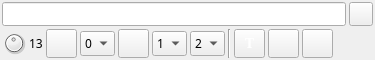
<?xml version="1.0" encoding="UTF-8"?>
<ui version="4.0">
 <class>CWKeyerGUI</class>
 <widget class="QWidget" name="CWKeyerGUI">
  <property name="geometry">
   <rect>
    <x>0</x>
    <y>0</y>
    <width>375</width>
    <height>60</height>
   </rect>
  </property>
  <property name="font">
   <font>
    <family>Sans Serif</family>
    <pointsize>8</pointsize>
   </font>
  </property>
  <property name="windowTitle">
   <string>CW Keyer</string>
  </property>
  <layout class="QGridLayout" name="gridLayout" columnstretch="1,0,0">
   <property name="margin">
    <number>2</number>
   </property>
   <property name="spacing">
    <number>3</number>
   </property>
   <item row="3" column="0" colspan="3">
    <layout class="QHBoxLayout" name="controlBtns">
     <property name="spacing">
      <number>3</number>
     </property>
     <item>
      <widget class="QDial" name="cwSpeed">
       <property name="maximumSize">
        <size>
         <width>24</width>
         <height>24</height>
        </size>
       </property>
       <property name="toolTip">
        <string>CW speed (WPM)</string>
       </property>
       <property name="minimum">
        <number>1</number>
       </property>
       <property name="maximum">
        <number>26</number>
       </property>
       <property name="pageStep">
        <number>1</number>
       </property>
       <property name="value">
        <number>13</number>
       </property>
      </widget>
     </item>
     <item>
      <widget class="QLabel" name="cwSpeedText">
       <property name="font">
        <font>
         <pointsize>9</pointsize>
        </font>
       </property>
       <property name="toolTip">
        <string>CW speed display (WPM)</string>
       </property>
       <property name="text">
        <string>13</string>
       </property>
      </widget>
     </item>
     <item>
      <widget class="ButtonSwitch" name="morseKey">
       <property name="sizePolicy">
        <sizepolicy hsizetype="MinimumExpanding" vsizetype="MinimumExpanding">
         <horstretch>0</horstretch>
         <verstretch>0</verstretch>
        </sizepolicy>
       </property>
       <property name="minimumSize">
        <size>
         <width>24</width>
         <height>24</height>
        </size>
       </property>
       <property name="toolTip">
        <string>Morse key</string>
       </property>
       <property name="icon">
        <iconset resource="../resources/res.qrc">
         <normaloff>:/morsekey.png</normaloff>:/morsekey.png</iconset>
       </property>
       <property name="iconSize">
        <size>
         <width>16</width>
         <height>16</height>
        </size>
       </property>
       <property name="checkable">
        <bool>true</bool>
       </property>
      </widget>
     </item>
     <item>
      <widget class="QComboBox" name="morseKeyAssign">
       <property name="sizePolicy">
        <sizepolicy hsizetype="Maximum" vsizetype="Fixed">
         <horstretch>0</horstretch>
         <verstretch>0</verstretch>
        </sizepolicy>
       </property>
       <property name="minimumSize">
        <size>
         <width>0</width>
         <height>0</height>
        </size>
       </property>
       <property name="maximumSize">
        <size>
         <width>35</width>
         <height>16777215</height>
        </size>
       </property>
       <property name="font">
        <font>
         <pointsize>9</pointsize>
        </font>
       </property>
       <property name="toolTip">
        <string>Morse key assignment</string>
       </property>
       <item>
        <property name="text">
         <string>0</string>
        </property>
       </item>
       <item>
        <property name="text">
         <string>1</string>
        </property>
       </item>
       <item>
        <property name="text">
         <string>2</string>
        </property>
       </item>
       <item>
        <property name="text">
         <string>3</string>
        </property>
       </item>
       <item>
        <property name="text">
         <string>4</string>
        </property>
       </item>
       <item>
        <property name="text">
         <string>5</string>
        </property>
       </item>
       <item>
        <property name="text">
         <string>6</string>
        </property>
       </item>
       <item>
        <property name="text">
         <string>7</string>
        </property>
       </item>
       <item>
        <property name="text">
         <string>8</string>
        </property>
       </item>
       <item>
        <property name="text">
         <string>9</string>
        </property>
       </item>
      </widget>
     </item>
     <item>
      <widget class="ButtonSwitch" name="iambicKey">
       <property name="sizePolicy">
        <sizepolicy hsizetype="MinimumExpanding" vsizetype="MinimumExpanding">
         <horstretch>0</horstretch>
         <verstretch>0</verstretch>
        </sizepolicy>
       </property>
       <property name="minimumSize">
        <size>
         <width>24</width>
         <height>24</height>
        </size>
       </property>
       <property name="toolTip">
        <string>Iambic key</string>
       </property>
       <property name="icon">
        <iconset resource="../resources/res.qrc">
         <normaloff>:/iambickey.png</normaloff>:/iambickey.png</iconset>
       </property>
       <property name="iconSize">
        <size>
         <width>16</width>
         <height>16</height>
        </size>
       </property>
       <property name="checkable">
        <bool>true</bool>
       </property>
      </widget>
     </item>
     <item>
      <widget class="QComboBox" name="iambicKeyDotAssign">
       <property name="sizePolicy">
        <sizepolicy hsizetype="Maximum" vsizetype="Fixed">
         <horstretch>0</horstretch>
         <verstretch>0</verstretch>
        </sizepolicy>
       </property>
       <property name="maximumSize">
        <size>
         <width>35</width>
         <height>16777215</height>
        </size>
       </property>
       <property name="font">
        <font>
         <pointsize>9</pointsize>
        </font>
       </property>
       <property name="toolTip">
        <string>Iambic key dot assignment</string>
       </property>
       <property name="currentIndex">
        <number>1</number>
       </property>
       <item>
        <property name="text">
         <string>0</string>
        </property>
       </item>
       <item>
        <property name="text">
         <string>1</string>
        </property>
       </item>
       <item>
        <property name="text">
         <string>2</string>
        </property>
       </item>
       <item>
        <property name="text">
         <string>3</string>
        </property>
       </item>
       <item>
        <property name="text">
         <string>4</string>
        </property>
       </item>
       <item>
        <property name="text">
         <string>5</string>
        </property>
       </item>
       <item>
        <property name="text">
         <string>6</string>
        </property>
       </item>
       <item>
        <property name="text">
         <string>7</string>
        </property>
       </item>
       <item>
        <property name="text">
         <string>8</string>
        </property>
       </item>
       <item>
        <property name="text">
         <string>9</string>
        </property>
       </item>
      </widget>
     </item>
     <item>
      <widget class="QComboBox" name="iambicKeyDashAssign">
       <property name="sizePolicy">
        <sizepolicy hsizetype="Maximum" vsizetype="Fixed">
         <horstretch>0</horstretch>
         <verstretch>0</verstretch>
        </sizepolicy>
       </property>
       <property name="maximumSize">
        <size>
         <width>35</width>
         <height>16777215</height>
        </size>
       </property>
       <property name="font">
        <font>
         <pointsize>9</pointsize>
        </font>
       </property>
       <property name="toolTip">
        <string>Iambic key dash assignment</string>
       </property>
       <property name="currentIndex">
        <number>2</number>
       </property>
       <item>
        <property name="text">
         <string>0</string>
        </property>
       </item>
       <item>
        <property name="text">
         <string>1</string>
        </property>
       </item>
       <item>
        <property name="text">
         <string>2</string>
        </property>
       </item>
       <item>
        <property name="text">
         <string>3</string>
        </property>
       </item>
       <item>
        <property name="text">
         <string>4</string>
        </property>
       </item>
       <item>
        <property name="text">
         <string>5</string>
        </property>
       </item>
       <item>
        <property name="text">
         <string>6</string>
        </property>
       </item>
       <item>
        <property name="text">
         <string>7</string>
        </property>
       </item>
       <item>
        <property name="text">
         <string>8</string>
        </property>
       </item>
       <item>
        <property name="text">
         <string>9</string>
        </property>
       </item>
      </widget>
     </item>
     <item>
      <widget class="Line" name="line_2">
       <property name="orientation">
        <enum>Qt::Vertical</enum>
       </property>
      </widget>
     </item>
     <item>
      <widget class="ButtonSwitch" name="playText">
       <property name="sizePolicy">
        <sizepolicy hsizetype="MinimumExpanding" vsizetype="MinimumExpanding">
         <horstretch>0</horstretch>
         <verstretch>0</verstretch>
        </sizepolicy>
       </property>
       <property name="minimumSize">
        <size>
         <width>24</width>
         <height>24</height>
        </size>
       </property>
       <property name="palette">
        <palette>
         <active>
          <colorrole role="ButtonText">
           <brush brushstyle="SolidPattern">
            <color alpha="255">
             <red>255</red>
             <green>255</green>
             <blue>255</blue>
            </color>
           </brush>
          </colorrole>
         </active>
         <inactive>
          <colorrole role="ButtonText">
           <brush brushstyle="SolidPattern">
            <color alpha="255">
             <red>255</red>
             <green>255</green>
             <blue>255</blue>
            </color>
           </brush>
          </colorrole>
         </inactive>
         <disabled>
          <colorrole role="ButtonText">
           <brush brushstyle="SolidPattern">
            <color alpha="255">
             <red>106</red>
             <green>104</green>
             <blue>100</blue>
            </color>
           </brush>
          </colorrole>
         </disabled>
        </palette>
       </property>
       <property name="font">
        <font>
         <family>DejaVu Serif</family>
         <pointsize>9</pointsize>
         <weight>75</weight>
         <bold>true</bold>
        </font>
       </property>
       <property name="text">
        <string>T</string>
       </property>
       <property name="checkable">
        <bool>true</bool>
       </property>
      </widget>
     </item>
     <item>
      <widget class="ButtonSwitch" name="playLoop">
       <property name="sizePolicy">
        <sizepolicy hsizetype="MinimumExpanding" vsizetype="MinimumExpanding">
         <horstretch>0</horstretch>
         <verstretch>0</verstretch>
        </sizepolicy>
       </property>
       <property name="minimumSize">
        <size>
         <width>24</width>
         <height>24</height>
        </size>
       </property>
       <property name="toolTip">
        <string>Play text in a loop</string>
       </property>
       <property name="icon">
        <iconset resource="../resources/res.qrc">
         <normaloff>:/playloop.png</normaloff>:/playloop.png</iconset>
       </property>
       <property name="iconSize">
        <size>
         <width>16</width>
         <height>16</height>
        </size>
       </property>
       <property name="checkable">
        <bool>true</bool>
       </property>
      </widget>
     </item>
     <item>
      <widget class="ButtonSwitch" name="playStop">
       <property name="sizePolicy">
        <sizepolicy hsizetype="MinimumExpanding" vsizetype="MinimumExpanding">
         <horstretch>0</horstretch>
         <verstretch>0</verstretch>
        </sizepolicy>
       </property>
       <property name="minimumSize">
        <size>
         <width>24</width>
         <height>24</height>
        </size>
       </property>
       <property name="toolTip">
        <string>Play / pause text coding</string>
       </property>
       <property name="icon">
        <iconset resource="../resources/res.qrc">
         <normaloff>:/play.png</normaloff>
         <normalon>:/stop.png</normalon>:/play.png</iconset>
       </property>
       <property name="iconSize">
        <size>
         <width>16</width>
         <height>16</height>
        </size>
       </property>
       <property name="checkable">
        <bool>true</bool>
       </property>
       <property name="autoRaise">
        <bool>false</bool>
       </property>
      </widget>
     </item>
     <item>
      <spacer name="horizontalSpacer">
       <property name="orientation">
        <enum>Qt::Horizontal</enum>
       </property>
       <property name="sizeHint" stdset="0">
        <size>
         <width>40</width>
         <height>20</height>
        </size>
       </property>
      </spacer>
     </item>
    </layout>
   </item>
   <item row="2" column="0" colspan="3">
    <layout class="QHBoxLayout" name="cwTextLayout">
     <item>
      <widget class="QLineEdit" name="cwTextEdit">
       <property name="toolTip">
        <string>CW text</string>
       </property>
      </widget>
     </item>
     <item>
      <widget class="QPushButton" name="cwTextClear">
       <property name="minimumSize">
        <size>
         <width>24</width>
         <height>24</height>
        </size>
       </property>
       <property name="maximumSize">
        <size>
         <width>24</width>
         <height>24</height>
        </size>
       </property>
       <property name="toolTip">
        <string>Clear CW text</string>
       </property>
       <property name="text">
        <string/>
       </property>
       <property name="icon">
        <iconset resource="../resources/res.qrc">
         <normaloff>:/clear.png</normaloff>:/clear.png</iconset>
       </property>
       <property name="iconSize">
        <size>
         <width>16</width>
         <height>16</height>
        </size>
       </property>
      </widget>
     </item>
    </layout>
   </item>
  </layout>
 </widget>
 <customwidgets>
  <customwidget>
   <class>ButtonSwitch</class>
   <extends>QToolButton</extends>
   <header>gui/buttonswitch.h</header>
  </customwidget>
 </customwidgets>
 <tabstops>
  <tabstop>morseKey</tabstop>
  <tabstop>playLoop</tabstop>
 </tabstops>
 <resources>
  <include location="../resources/res.qrc"/>
 </resources>
 <connections/>
</ui>
